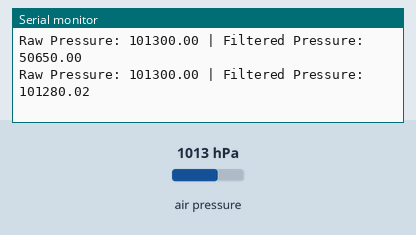
A sketch run on a simulated Arduino Uno, built with avr-gcc and run on an emulated ATmega328P. Parts: the last lines printed to the serial monitor. Inputs (shaded band) come from the test bench; at power-on: air pressure 1013 hPa.

Above: at 1.8 s.
1.9 s: air pressure set to 952 hPa
At 2.6 s:
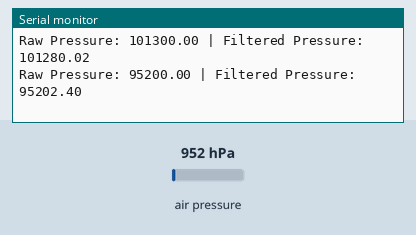
3.4 s: air pressure set to 975 hPa
At 4.4 s:
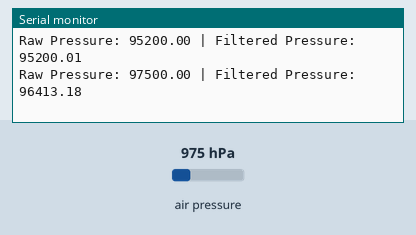
Timing chart, 0 to 6.4 s (numbered marks = the images above; inputs shaded):
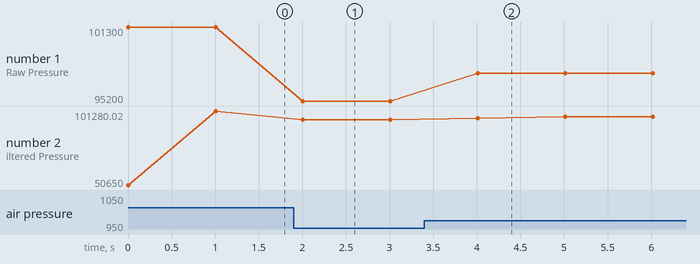

Measured:
- after the input at 1.9 s, the serial monitor: prints a new line after 0.11 s (image 1)
- after the input at 3.4 s, the serial monitor: prints a new line after 0.61 s (image 2)
- plotted number 1: 101300 → 95200 after the input at 1.9 s, 95200 → 97500 after the input at 3.4 s
- plotted number 2: 101280.02 → 95200.01 after the input at 1.9 s, 95200.01 → 97499.96 after the input at 3.4 s

The sketch:

BME280first.ino
```cpp
#include <Wire.h>
#include <Adafruit_BME280.h> // BMP180 sensor library
#include <Adafruit_Sensor.h>
#include "SimpleKalmanFilter.h"

// Define the BMP180 sensor
Adafruit_BME280 bmp;

// Define Kalman filter parameters
float measurementError = 1; // You may need to adjust these values based on your application
float estimateError = 1;
float processNoise = 0.05;

// Create a SimpleKalmanFilter object
SimpleKalmanFilter kalmanFilter(measurementError, estimateError, processNoise);

void setup() {
  Serial.begin(9600);
  if (!bmp.begin()) {
    Serial.println("Could not find BME280 sensor!");
    while (1);
  }
}

void loop() {
  // Read BMe280 sensor data
  float pressure = bmp.readPressure();

  // Update the Kalman filter with the sensor data
  float filteredPressure = kalmanFilter.updateEstimate(pressure);

  // Output the results
  Serial.print("Raw Pressure: ");
  Serial.print(pressure);
  Serial.print(" | Filtered Pressure: ");
  Serial.println(filteredPressure);

  delay(1000); // Adjust the delay based on your application requirements
}
```

SimpleKalmanFilter.h
```cpp
#pragma once
#include <Arduino.h>
#ifndef SimpleKalmanFilter_h
#define SimpleKalmanFilter_h

class SimpleKalmanFilter
{

public:
  SimpleKalmanFilter(float mea_e, float est_e, float q);
  float updateEstimate(float mea);
  void setMeasurementError(float mea_e);
  void setEstimateError(float est_e);
  void setProcessNoise(float q);
  float getKalmanGain();
  float getEstimateError();

private:
  float _err_measure;
  float _err_estimate;
  float _q;
  float _current_estimate = 0;
  float _last_estimate    = 0;
  float _kalman_gain      = 0;

};

#endif
```
